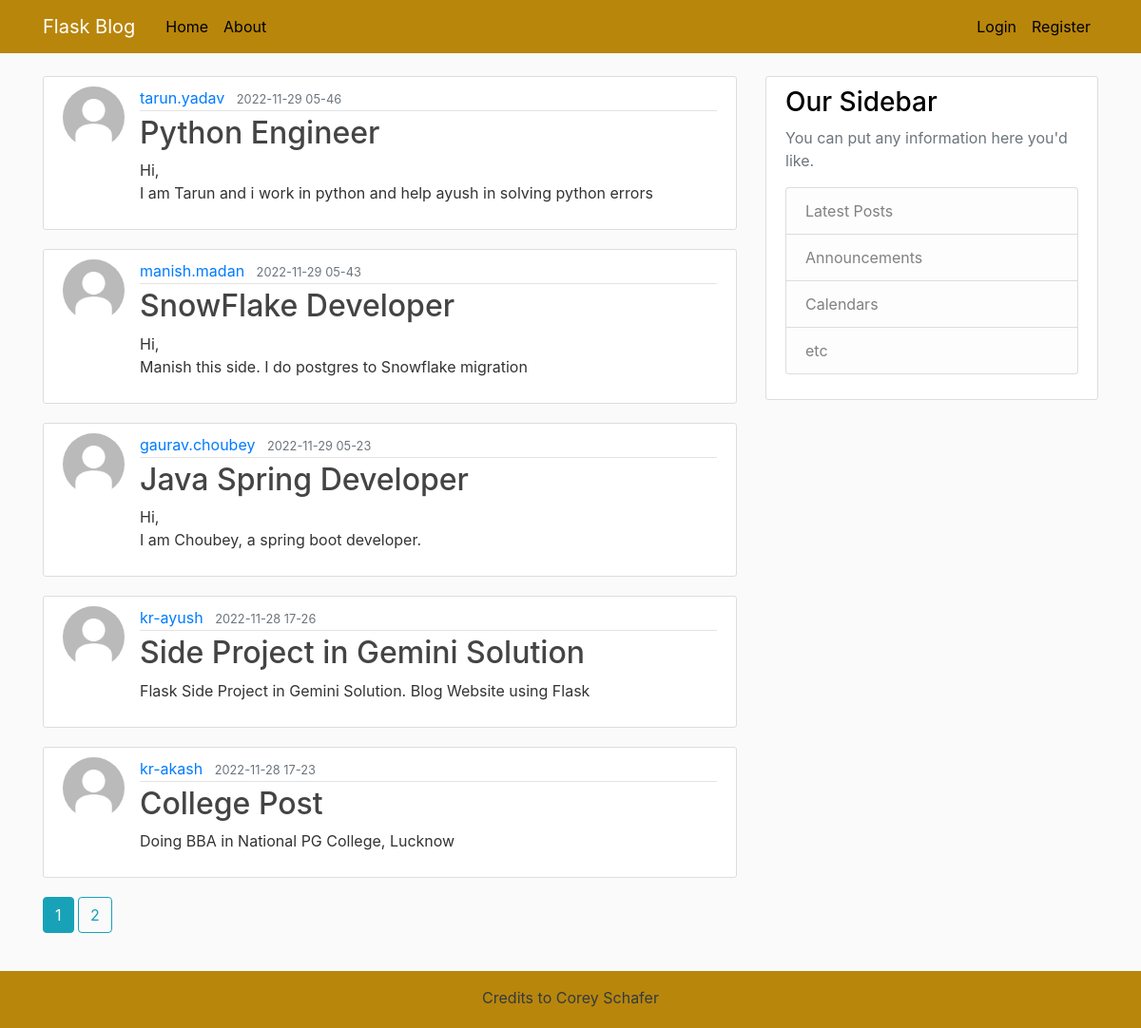
The page /home on the database its author committed.
### flaskblog/models.py (models this page shows, shortened)
class Post(db.Model):
    id = db.Column(db.Integer, primary_key=True)
    title = db.Column(db.String(100), nullable=False)
    date_posted = db.Column(db.DateTime, nullable=False, default=datetime.utcnow)
    content = db.Column(db.Text, nullable=False)
    user_id = db.Column(db.Integer, db.ForeignKey('user.id'), nullable=False)

class User(db.Model, UserMixin):
    id = db.Column(db.Integer, primary_key=True)
    username = db.Column(db.String(20), unique=True, nullable=False)
    email = db.Column(db.String(120), unique=True, nullable=False)
    image_file = db.Column(db.String(20), nullable=False, default='default.jpg')
    password = db.Column(db.String(60), nullable=False)
    posts = db.relationship('Post', backref='author', lazy=True)

### flaskblog/routes.py (the view)
@app.route("/")
@app.route("/home")
def home():
    page = request.args.get('page', 1, type=int)
    posts = Post.query.order_by(Post.date_posted.desc()).paginate(page=page, per_page=5)
    return render_template('home.html', posts=posts)

### flaskblog/templates/home.html
{% extends "layout.html" %}
{% block content %}
    {% for post in posts.items %}
        <article class="media content-section">
        <img class="rounded-circle article-img" src="{{ url_for('static', filename='profile_pics/' + post.author.image_file) }}" alt="">
          <div class="media-body">
            <div class="article-metadata">
              <a class="mr-2" href="{{ url_for('user_posts', username=post.author.username) }}">{{ post.author.username }}</a>
              <small class="text-muted">{{ post.date_posted.strftime('%Y-%m-%d %H-%M') }}</small>
            </div>
            <h2><a class="article-title" href="{{ url_for('post', post_id=post.id) }}">{{ post.title }}</a></h2>
            <p class="article-content">{{ post.content }}</p>
          </div>
        </article>
    {% endfor %}
    {% for page_num in posts.iter_pages(left_edge=1, right_edge=1, left_current=1, right_current=2) %}
        {% if page_num %}
            {% if posts.page == page_num %}
                <a class='btn btn-info mb-4' href="{{ url_for('home', page=page_num) }}">{{ page_num }}</a>
            {% else %}
                <a class='btn btn-outline-info mb-4' href="{{ url_for('home', page=page_num) }}">{{ page_num }}</a>
           {% endif %}
        {% endif %}
    {% endfor %}
{% endblock content %}

### flaskblog/templates/layout.html (shortened to what this page needs)
<!DOCTYPE html>
<html>
<head>
    <link rel="stylesheet" href="https://maxcdn.bootstrapcdn.com/bootstrap/4.0.0/css/bootstrap.min.css">
    <link rel="stylesheet" type="text/css" href="{{ url_for('static', filename='main.css') }}">
</head>
<body>
    <header class="site-header">
      <nav class="navbar navbar-expand-md navbar-dark bg-steel fixed-top">
        <div class="container">
          <a class="navbar-brand mr-4" href="/">Flask Blog</a>
          <div class="collapse navbar-collapse" id="navbarToggle">
            <div class="navbar-nav mr-auto">
              <a class="nav-item nav-link" href="{{ url_for('home') }}">Home</a>
              <a class="nav-item nav-link" href="{{ url_for('about') }}">About</a>
            </div>
            <div class="navbar-nav">
                {% if current_user.is_authenticated %}
                    <a class="nav-item nav-link" href="{{ url_for('new_post') }}">New Post</a>
                    <a class="nav-item nav-link" href="{{ url_for('account') }}">{{ current_user.username }}</a>
                    <a class="nav-item nav-link" href="{{ url_for('logout') }}">Logout</a>
                {% else %}
                    <a class="nav-item nav-link" href="{{ url_for('login') }}">Login</a>
                    <a class="nav-item nav-link" href="{{ url_for('register') }}">Register</a>
                {% endif %}
            </div>
          </div>
        </div>
      </nav>
    </header>
    <main role="main" class="container">
      <div class="row">
        <div class="col-md-8">
          {% block content %}{% endblock %}
        </div>
        <div class="col-md-4">
          <div class="content-section">
            <h3>Our Sidebar</h3>
            <p class='text-muted'>You can put any information here you'd like.
              <ul class="list-group">
                <li class="list-group-item list-group-item-light">Latest Posts</li>
                <li class="list-group-item list-group-item-light">Announcements</li>
                <li class="list-group-item list-group-item-light">Calendars</li>
                <li class="list-group-item list-group-item-light">etc</li>
              </ul>
            </p>
          </div>
        </div>
      </div>
    </main>
    <div class="p-2">
    </div>
	<footer class="text-center text-dark text-lg-start">
		<div class="text-center text-bold p-3">
			Credits to Corey Schafer
		</div>
	</footer>
</body>
</html>

### flaskblog/static/main.css (style rules this page uses)
body { height: 100%; background: #fafafa; color: #333333; margin-top: 5rem; }
footer { position: relative; bottom:100%; width:100%; height:60px; background:darkgoldenrod; }
h1, h2, h3, h4, h5, h6 { color: black; }
.bg-steel { background-color: darkgoldenrod; }
.site-header .navbar-nav .nav-link { color: black; }
.content-section { background: #ffffff; padding: 10px 20px; border: 1px solid #dddddd; border-radius: 3px; margin-bottom: 20px; }
.article-title { color: #444444; }
.article-content { white-space: pre-line; }
.article-img { height: 65px; width: 65px; margin-right: 16px; }
.article-metadata { padding-bottom: 1px; margin-bottom: 4px; border-bottom: 1px solid #e3e3e3 }

### rows shown on the page
Post: image_file (placeholder picture), author.username "tarun.yadav", date_posted "2022-11-29 05-46", title "Python Engineer", content "Hi, I am Tarun and i work in python and help ayush in solving python errors"
Post: image_file (placeholder picture), author.username "manish.madan", date_posted "2022-11-29 05-43", title "SnowFlake Developer", content "Hi, Manish this side. I do postgres to Snowflake migration"
Post: image_file (placeholder picture), author.username "gaurav.choubey", date_posted "2022-11-29 05-23", title "Java Spring Developer", content "Hi, I am Choubey, a spring boot developer."
Post: image_file (placeholder picture), author.username "kr-ayush", date_posted "2022-11-28 17-26", title "Side Project in Gemini Solution", content "Flask Side Project in Gemini Solution. Blog Website using Flask"
Post: image_file (placeholder picture), author.username "kr-akash", date_posted "2022-11-28 17-23", title "College Post", content "Doing BBA in National PG College, Lucknow"

### other values the page prints
{{ page_num }} "1"
{{ page_num }} "2"
